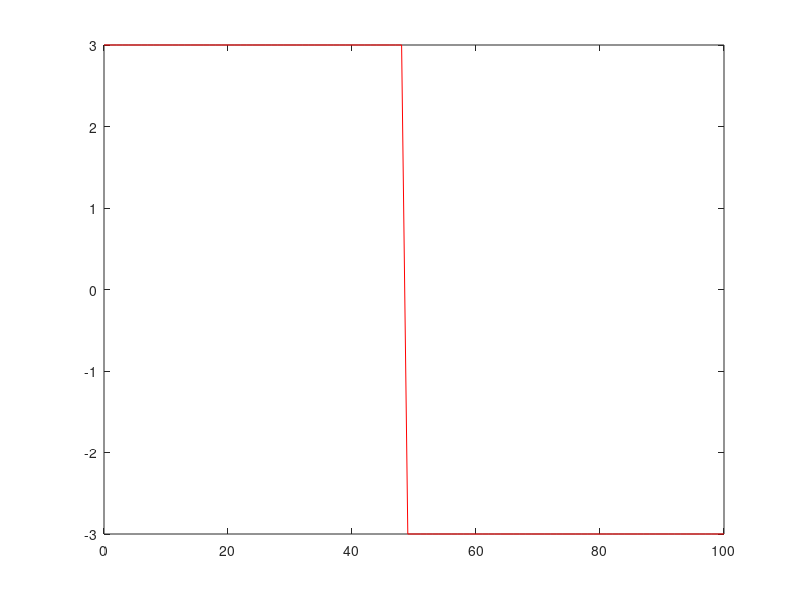
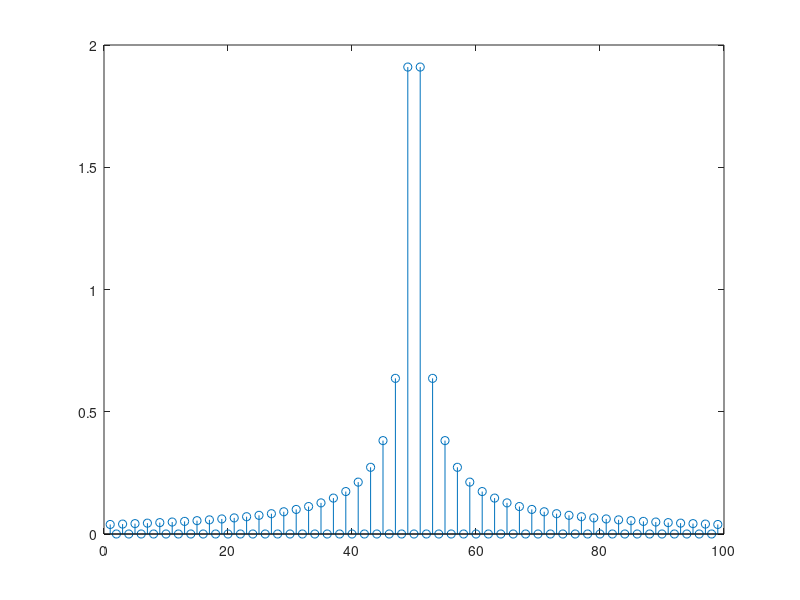
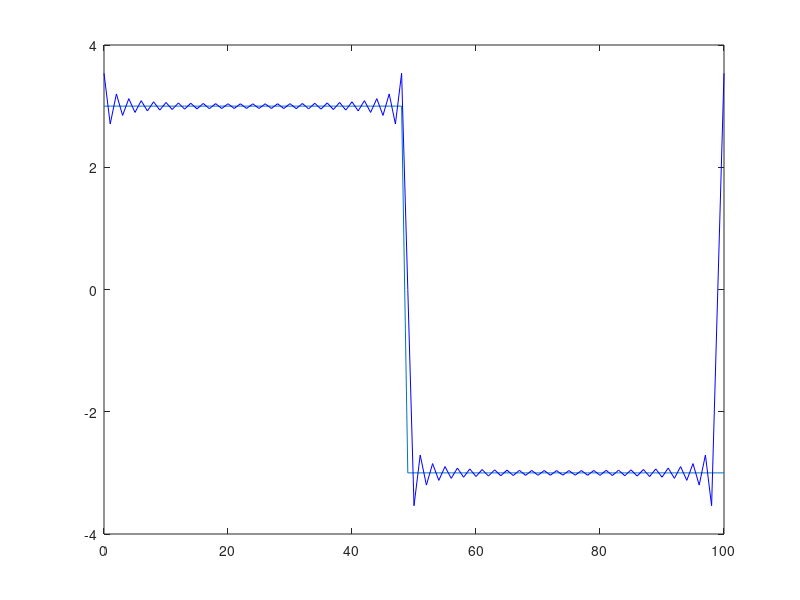

Write the MATLAB code that produced these figures, in order.
% Construim semnalul dreptunghiular cu numar limitat de coeficienti
T = 100;
time = 0 : 1 : T;
A = 3;
s = zeros(1, length(time));

% ex 1
for i = 1 : length(time)
   if i < T / 2  %50
       s(i) = A;
   else
       s(i) = -A;
   end
end
plot(time, s, 'r');

% ex 2 
% Calculam coeficientii Fourier
kmax = 49;
kmin = -49;
indice = kmin : kmax;
ck = zeros(1, length(indice));

for i = 1 : length(indice)
   if mod(i, 2) != 0  % k impar
        ck(i) = 2 * A / (1j * pi * indice(i));
   else
        ck(i) = 0;    % k par
   end
end

figure();
% reprezentam magnitudinea => abs
stem(abs(ck));
figure();
plot(time, s);
ylim([-A-1, A+1]);
hold on;

% ex 3
% reconstruim semnalul s(t) cu formula din curs

s_t = zeros(1, length(s));

for i = 1 : length(time)
  for j = 1 : length(indice)
    s_t(i) += ck(j) * exp((1i * 2 * pi * indice(j) * i) / T);
  end
end
plot(time, s_t, 'b');
